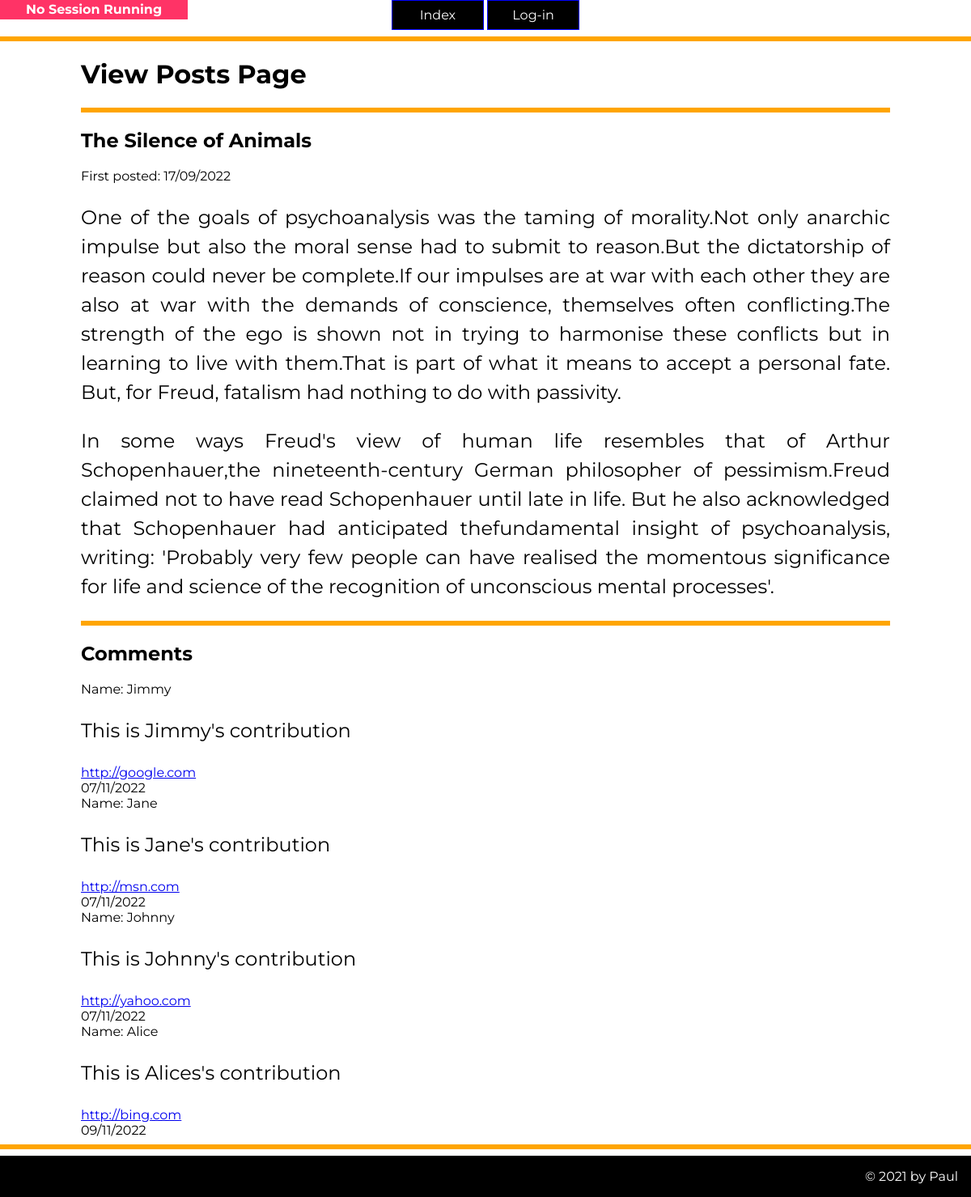
/viewpost/1, run on an earlier commit of the app's database.
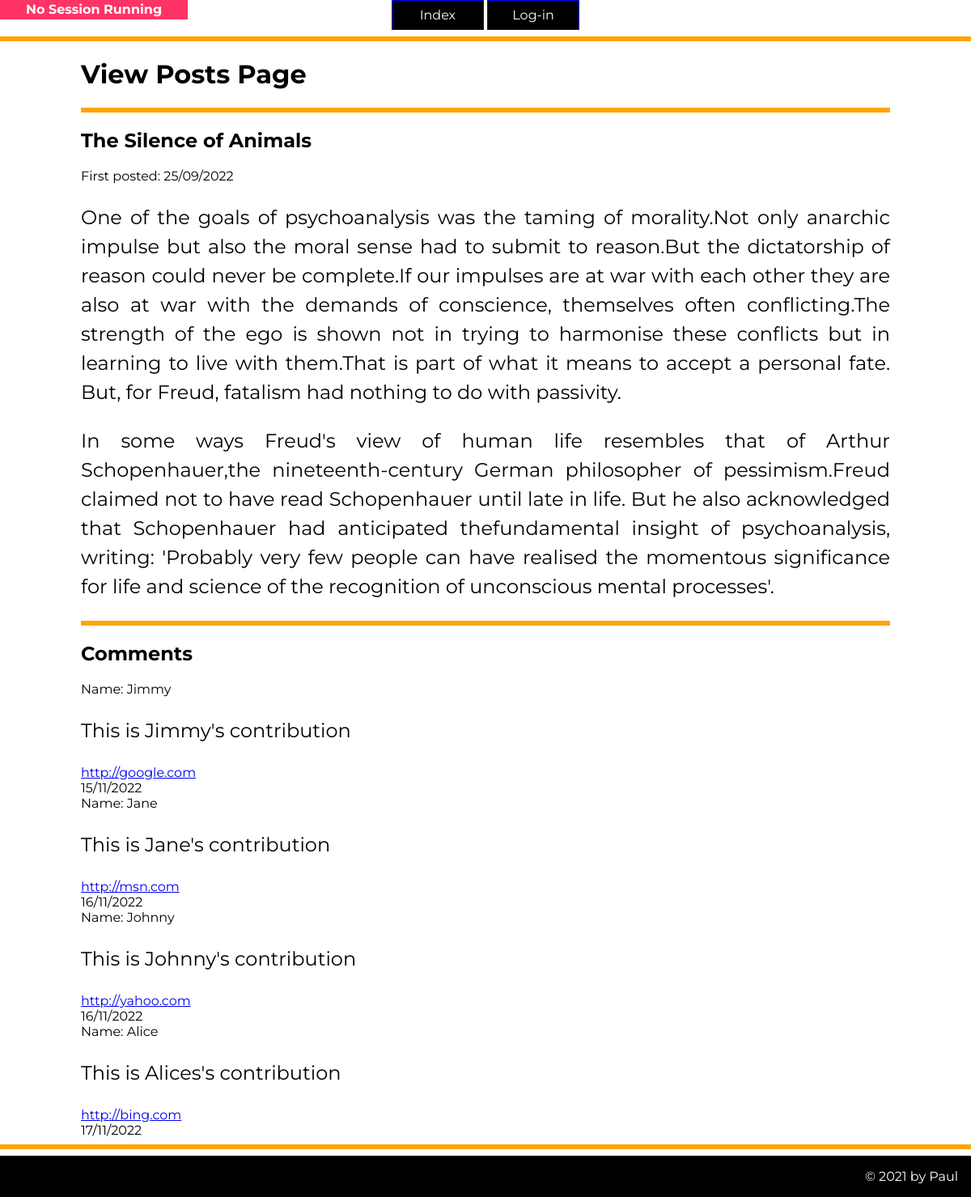
And on a later commit of the database.
### tables this page shows
CREATE TABLE post(
    id integer primary key autoincrement not null,
    title text not null,
    body text not null,
    user_id integer not null,
    created_at date not null,
    image text,
    alttext text,
    updated_at date,
    foreign key (user_id) references user(id)
);

CREATE TABLE comment(
    id integer primary key autoincrement not null,
    post_id integer not null,
    created_at date not null,
    name text not null,
    website text,
    text text not null,
    foreign key (post_id) references post(id)
);

### server.py (the view)
@app.route('/viewpost/<post_id>')
def viewpost(post_id):
    sql="select title, body, created_at, id from post where id= ?"
    values_tuple= tuple(post_id)
    result= run_search_query_tuples(sql,values_tuple,db_path)
    post_tuple = result[0]
    sql="select name, text, website, created_at from comment where post_id= ?"
    values_tuple= tuple(post_id)
    result = run_search_query_tuples(sql, values_tuple, db_path)
    print(result)
    return render_template('viewposts.html',post_id=post_id, post=post_tuple, comments=result)

### db_functions.py (called while the page is built)
def reformatSQLiteDate(sqlite_datestring):
    x = datetime.strptime(sqlite_datestring, '%Y-%m-%d %H:%M:%S')
    return x.strftime("%d/%m/%Y")

def run_search_query_tuples(sql_query,values_tuple, file_path):
    result = None
    try:
        db = sqlite3.connect(file_path)
        cursor = db.cursor()
        cursor.execute(sql_query,values_tuple)
        result = cursor.fetchall()
        cursor.close()
    except sqlite3.Error as error:
        print("Error running search query tuples: {}".format(error))
    finally:
        if db:
            db.close()
        if result:
            return result

### server.py (called while the page is built)
def new_lines_paragraph(s):
    new_str = "<p>" + s.replace("\n", "</p><p>") + "</p>"
    return Markup(new_str)

### templates/viewposts.html (shortened to what this page needs)
{% extends "layout.html" %}
{% block head %}
{{ super() }}
{% endblock %}
{% block content%}
<h1> View Posts Page </h1>
<hr/>
<div><h2> {{post[0]}} </h2></div>
<div>First posted: {{ reformatSQLiteDate(post[2]) }}</div>
<div>{{ new_lines_paragraph(post[1]) }}</div>
<hr/>
<h2>Comments</h2>
{%if comments%}
{% for comment in comments %}
<div> Name: {{comment[0]}}</div>
<div>{{ new_lines_paragraph(comment[1]) }}</div>
<div><a href={{ comment[2] }} target="_blank">{{ comment[2] }}</a></div>
<div>{{ reformatSQLiteDate(comment[3]) }}</div>
{% endfor %}
{% endif %}
{% endblock %}

### templates/layout.html (shortened to what this page needs)
<!doctype html>
<html>
<head>
{% block head %}
<link rel="stylesheet" href="{{  url_for('static', filename='styles.css')  }}">
{% endblock %}
    </head>
    <body>
        <nav>
            <ul>
            <li><a href="{{ url_for('index') }}"> Index </a></li>
            {% if session %}
            <li><a href="{{ url_for('logout') }}"> Log-Out </a></li>
            {% else %}
            <li><a href="{{ url_for('login') }}"> Log-in </a></li>
            {% endif %}
</ul>
        </nav>
        <div class="developer-box" style="text-align:center;">
            {% if session %}
            <p>Session Variables</p>
            {% for key, value in session.items() %}
                <p>{{ key }} : {{ value }}</p>
            {% endfor %}
            {% else %}
            <p>No Session Running</p>
            {% endif %}
        </div>
        <hr/>
        <div class="container">
            {% block content %}
            {% endblock %}
        </div>
        <hr/>
        <footer>
            {% block footer %}
            &copy; 2021 by Paul
            {% endblock %}
        </footer>
    </body>
</html>

### static/styles.css (style rules this page uses)
body { background-color: #fff; font-family: 'Montserrat', sans-serif; font-size:100%; margin:0; }
p { font-size: 1.5em; line-height: 1.5; text-align: justify; }
.developer-box { background-color : #ff3366; position: fixed; top:0; left:0; }
.developer-box p { font-size:1em; text-align:left; border: 0px solid green; margin: 0 2em; color: white; font-weight: bold; }
.container { max-width:1000px; margin:auto; border: 0px solid pink; }
hr { border: 3px solid orange; }
footer { background-color: #000; color: #fff; padding: 1em; text-align:right; }
nav { background-color: rgba(255, 255, 255, 1); transition: background-color 2s; text-align: center; width:100%; }
ul { list-style: none; padding:0; margin:0; }
nav >ul li { display: inline-block; position: relative; }
nav >ul li a { display:inline-block; padding: 0.5em; border: 1px solid blue; text-decoration: none; background-color: rgb(0,0,0); color: rgb(255,255,255); width:6em; }

What changed in the data, as far as the page shows it:
changed post "The Silence of Animals": created_at "17/09/2022" → "25/09/2022"
changed comment "This is Jimmy's contribution": created_at "07/11/2022" → "15/11/2022"
changed comment "This is Jane's contribution": created_at "07/11/2022" → "16/11/2022"
changed comment "This is Johnny's contribution": created_at "07/11/2022" → "16/11/2022"
changed comment "This is Alices's contribution": created_at "09/11/2022" → "17/11/2022"
